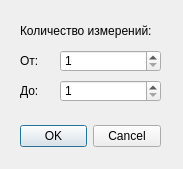
<?xml version="1.0" encoding="UTF-8"?>
<ui version="4.0">
 <class>SimpleWavelet</class>
 <widget class="QDialog" name="SimpleWavelet">
  <property name="geometry">
   <rect>
    <x>0</x>
    <y>0</y>
    <width>183</width>
    <height>169</height>
   </rect>
  </property>
  <property name="windowTitle">
   <string>Выделить масштаб</string>
  </property>
  <widget class="QDialogButtonBox" name="buttonBox">
   <property name="geometry">
    <rect>
     <x>20</x>
     <y>121</y>
     <width>141</width>
     <height>31</height>
    </rect>
   </property>
   <property name="orientation">
    <enum>Qt::Horizontal</enum>
   </property>
   <property name="standardButtons">
    <set>QDialogButtonBox::Cancel|QDialogButtonBox::Ok</set>
   </property>
  </widget>
  <widget class="QSpinBox" name="sbMax">
   <property name="geometry">
    <rect>
     <x>60</x>
     <y>80</y>
     <width>101</width>
     <height>22</height>
    </rect>
   </property>
   <property name="minimum">
    <number>1</number>
   </property>
   <property name="maximum">
    <number>65536</number>
   </property>
  </widget>
  <widget class="QLabel" name="label_2">
   <property name="geometry">
    <rect>
     <x>20</x>
     <y>50</y>
     <width>31</width>
     <height>21</height>
    </rect>
   </property>
   <property name="text">
    <string>От:</string>
   </property>
  </widget>
  <widget class="QSpinBox" name="sbMin">
   <property name="geometry">
    <rect>
     <x>60</x>
     <y>50</y>
     <width>101</width>
     <height>22</height>
    </rect>
   </property>
   <property name="minimum">
    <number>1</number>
   </property>
   <property name="maximum">
    <number>65536</number>
   </property>
  </widget>
  <widget class="QLabel" name="label_3">
   <property name="geometry">
    <rect>
     <x>20</x>
     <y>80</y>
     <width>31</width>
     <height>21</height>
    </rect>
   </property>
   <property name="text">
    <string>До:</string>
   </property>
  </widget>
  <widget class="QLabel" name="label">
   <property name="geometry">
    <rect>
     <x>20</x>
     <y>20</y>
     <width>151</width>
     <height>21</height>
    </rect>
   </property>
   <property name="text">
    <string>Количество измерений:</string>
   </property>
  </widget>
 </widget>
 <resources/>
 <connections>
  <connection>
   <sender>buttonBox</sender>
   <signal>accepted()</signal>
   <receiver>SimpleWavelet</receiver>
   <slot>accept()</slot>
   <hints>
    <hint type="sourcelabel">
     <x>248</x>
     <y>254</y>
    </hint>
    <hint type="destinationlabel">
     <x>157</x>
     <y>274</y>
    </hint>
   </hints>
  </connection>
  <connection>
   <sender>buttonBox</sender>
   <signal>rejected()</signal>
   <receiver>SimpleWavelet</receiver>
   <slot>reject()</slot>
   <hints>
    <hint type="sourcelabel">
     <x>316</x>
     <y>260</y>
    </hint>
    <hint type="destinationlabel">
     <x>286</x>
     <y>274</y>
    </hint>
   </hints>
  </connection>
 </connections>
</ui>
